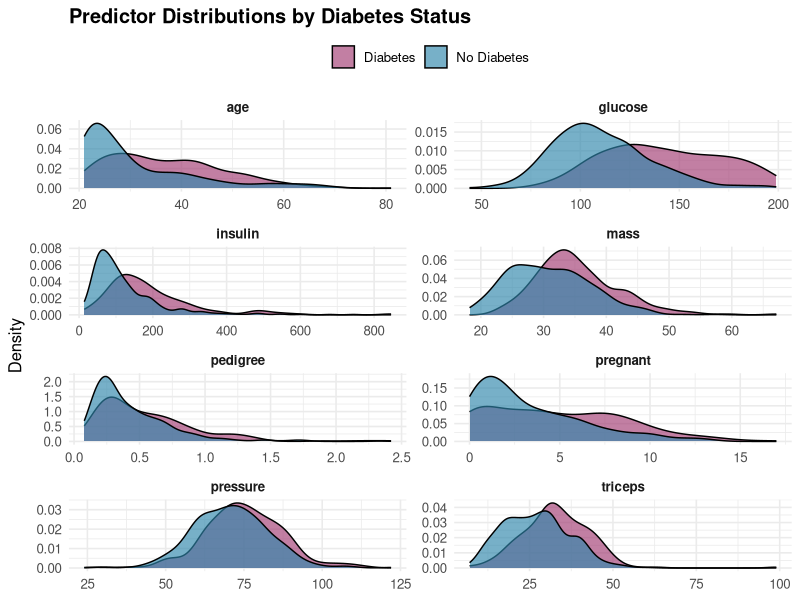
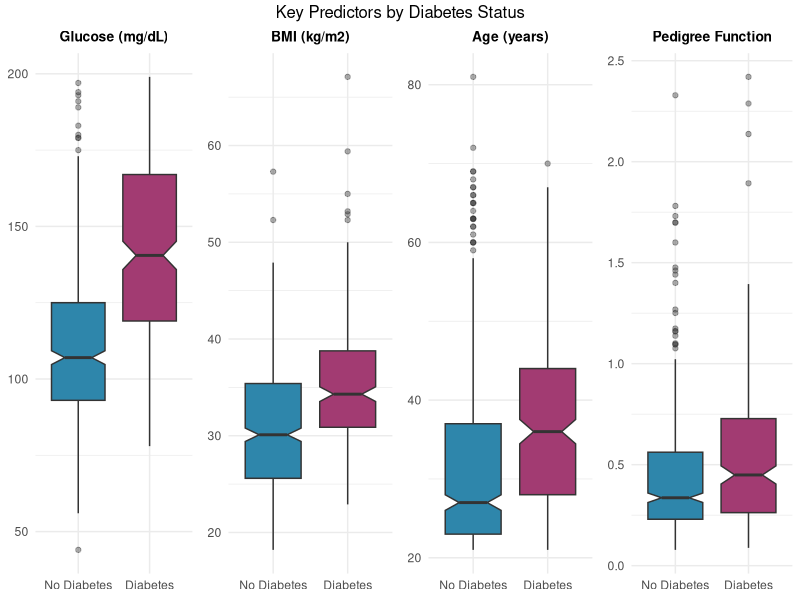
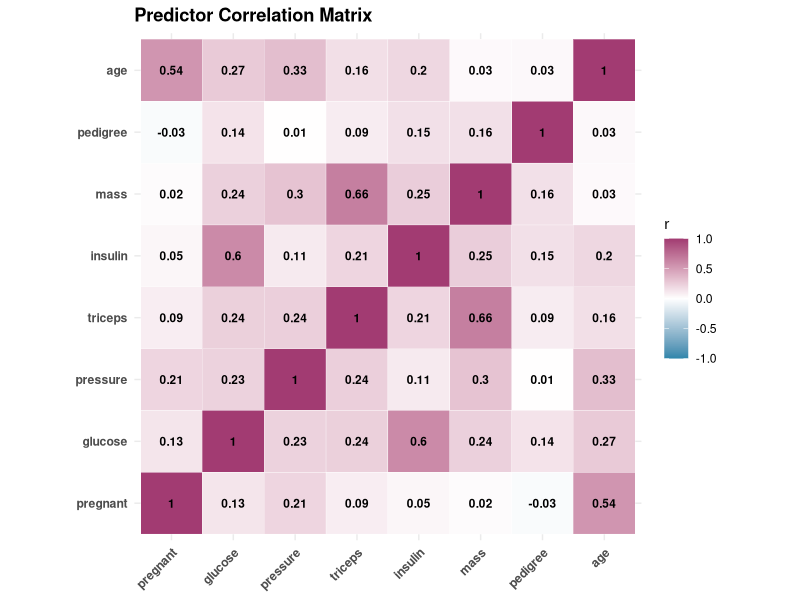
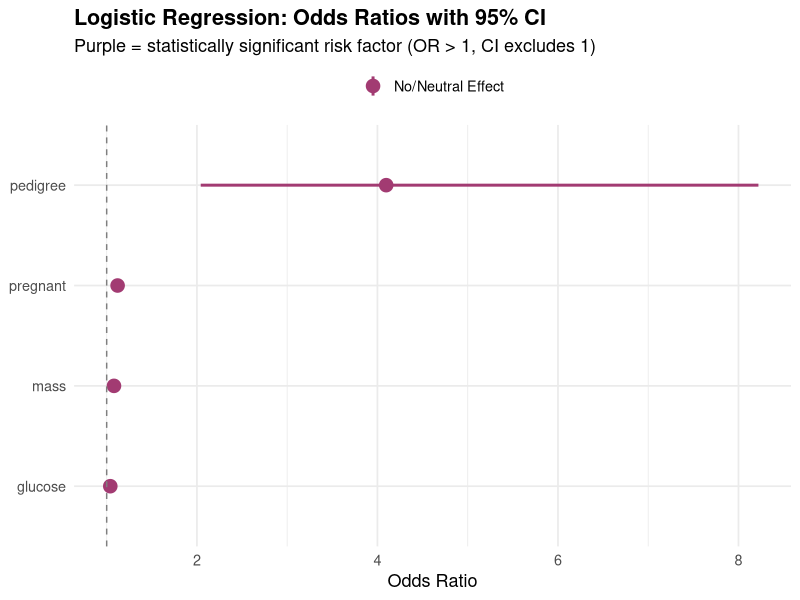
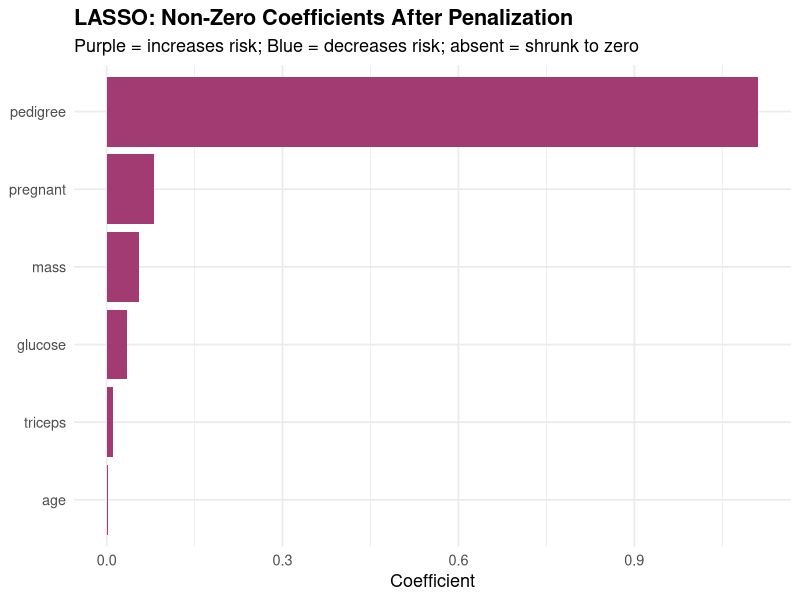
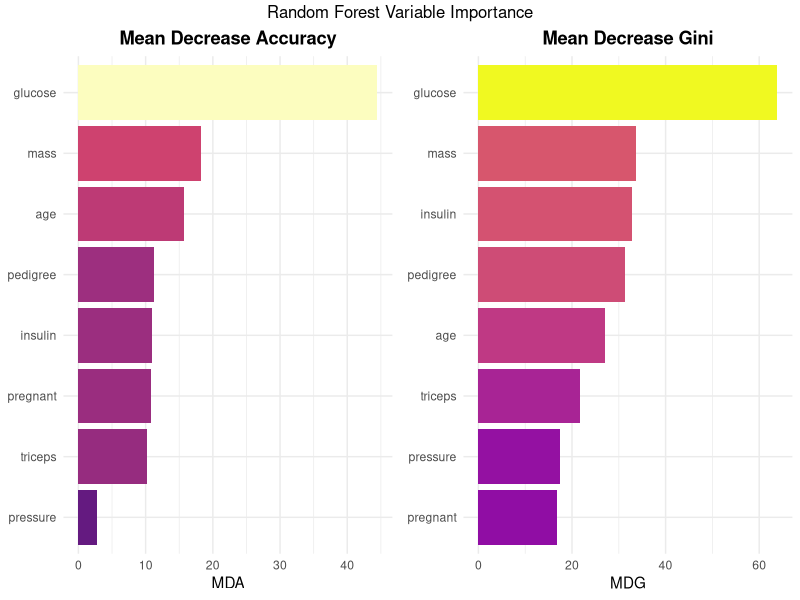
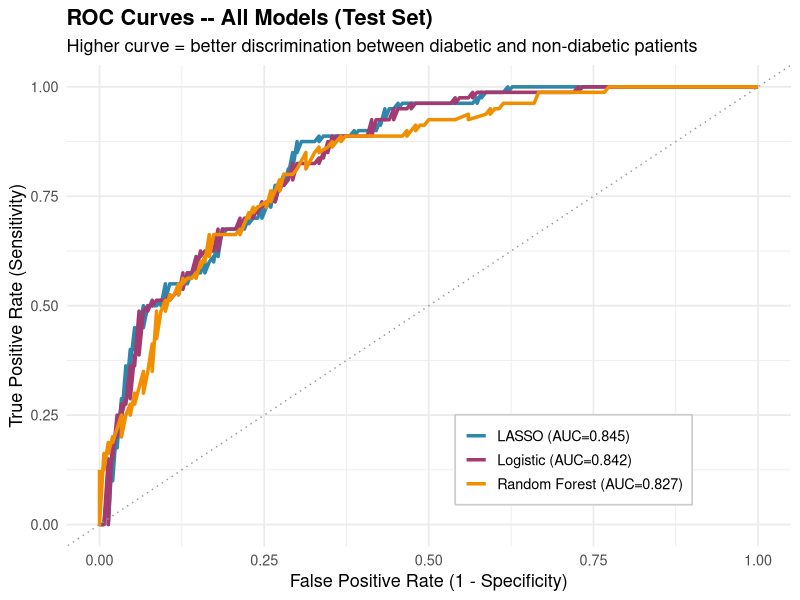
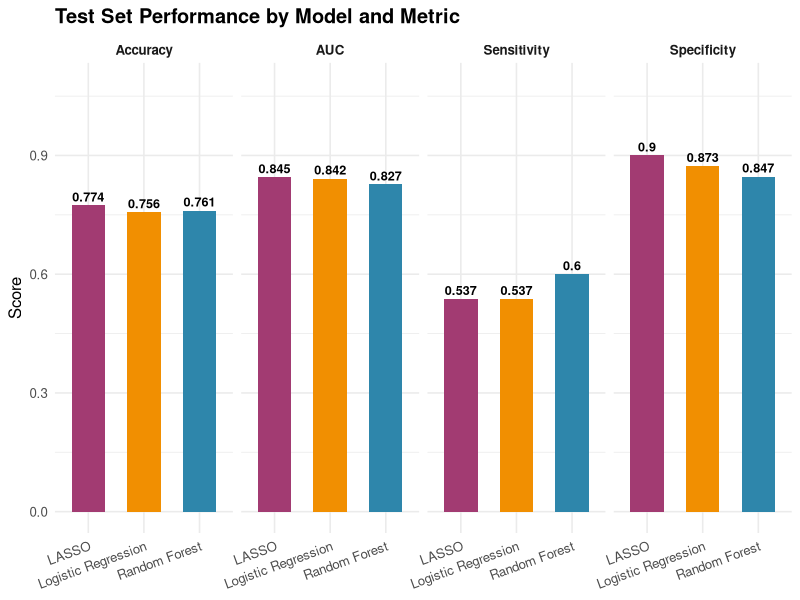

Write R code to recreate these figures, in order.
## ---- chunk 1
knitr::opts_chunk$set(echo = TRUE, warning = FALSE, message = FALSE)
## ---- chunk 2
rm(list = ls())
set.seed(123)

required_packages <- c(
  "tidyverse", "mlbench", "caret", "pROC",
  "glmnet", "mice", "gridExtra", "reshape2",
  "randomForest", "knitr", "kableExtra", "scales", "viridis"
)

for (pkg in required_packages) {
  if (!requireNamespace(pkg, quietly = TRUE)) install.packages(pkg)
  suppressPackageStartupMessages(library(pkg, character.only = TRUE))
}

# Color palette
palette_neg <- "#2E86AB"   # Blue  – No Diabetes
palette_pos <- "#A23B72"   # Purple – Diabetes
palette_neu <- "#F18F01"   # Orange – neutral / third element
## ---- chunk 3
data("PimaIndiansDiabetes2", package = "mlbench")
diabetes_raw <- PimaIndiansDiabetes2

# Impute missing values
imp <- mice(diabetes_raw[, -9], m = 5, method = "pmm",
            seed = 123, printFlag = FALSE)
diabetes <- complete(imp, 1)
diabetes$diabetes <- diabetes_raw$diabetes

continuous_vars <- c("pregnant","glucose","pressure","triceps",
                     "insulin","mass","pedigree","age")
## ---- chunk 4
idx        <- createDataPartition(diabetes$diabetes, p = 0.70, list = FALSE)
train_data <- diabetes[idx, ]
test_data  <- diabetes[-idx, ]
## ---- chunk 5
diabetes |>
  select(all_of(continuous_vars), diabetes) |>
  pivot_longer(-diabetes, names_to = "Variable", values_to = "Value") |>
  mutate(Outcome = ifelse(diabetes == "neg", "No Diabetes", "Diabetes")) |>
  ggplot(aes(x = Value, fill = Outcome)) +
  geom_density(alpha = 0.65) +
  scale_fill_manual(values = c("No Diabetes" = palette_neg, "Diabetes" = palette_pos)) +
  facet_wrap(~Variable, scales = "free", ncol = 2) +
  labs(title = "Predictor Distributions by Diabetes Status",
       x = NULL, y = "Density", fill = NULL) +
  theme_minimal(base_size = 12) +
  theme(plot.title = element_text(face = "bold"), legend.position = "top",
        strip.text = element_text(face = "bold"))
## ---- chunk 6
top_vars   <- c("glucose", "mass", "age", "pedigree")
top_labels <- c("Glucose (mg/dL)", "BMI (kg/m2)", "Age (years)", "Pedigree Function")

bp_list <- mapply(function(v, lab) {
  ggplot(diabetes, aes_string(x = "diabetes", y = v, fill = "diabetes")) +
    geom_boxplot(notch = TRUE, outlier.alpha = 0.4, show.legend = FALSE) +
    scale_x_discrete(labels = c("neg" = "No Diabetes", "pos" = "Diabetes")) +
    scale_fill_manual(values = c("neg" = palette_neg, "pos" = palette_pos)) +
    labs(title = lab, x = NULL, y = NULL) +
    theme_minimal(base_size = 11) +
    theme(plot.title = element_text(face = "bold", hjust = 0.5, size = 10))
}, top_vars, top_labels, SIMPLIFY = FALSE)

grid.arrange(grobs = bp_list, ncol = 4,
             top = "Key Predictors by Diabetes Status")
## ---- chunk 7
cor_melt <- diabetes |>
  select(all_of(continuous_vars)) |>
  cor() |>
  melt()

ggplot(cor_melt, aes(x = Var1, y = Var2, fill = value)) +
  geom_tile(color = "white") +
  geom_text(aes(label = round(value, 2)), size = 3, fontface = "bold") +
  scale_fill_gradient2(low = palette_neg, mid = "white", high = palette_pos,
                       midpoint = 0, limits = c(-1, 1), name = "r") +
  labs(title = "Predictor Correlation Matrix", x = NULL, y = NULL) +
  theme_minimal(base_size = 11) +
  theme(axis.text.x = element_text(angle = 45, hjust = 1, face = "bold"),
        axis.text.y = element_text(face = "bold"),
        plot.title  = element_text(face = "bold")) +
  coord_fixed()
## ---- chunk 8
diabetes |>
  group_by(diabetes) |>
  summarise(across(all_of(continuous_vars),
                   ~paste0(round(mean(.), 1), " (+-", round(sd(.), 1), ")")),
            .groups = "drop") |>
  mutate(diabetes = ifelse(diabetes == "neg", "No Diabetes", "Diabetes")) |>
  pivot_longer(-diabetes, names_to = "Variable") |>
  pivot_wider(names_from = diabetes, values_from = value) |>
  kbl(caption = "Mean (+-SD) by Diabetes Status",
      col.names = c("Variable", "No Diabetes", "Diabetes")) |>
  kable_styling(bootstrap_options = c("striped","hover","condensed"), full_width = FALSE)
## ---- chunk 9
log_full <- glm(diabetes ~ ., data = train_data, family = binomial)
log_step <- step(log_full, direction = "both", trace = 0)

# Predictions
log_prob_tr  <- predict(log_step, train_data, type = "response")
log_prob_te  <- predict(log_step, test_data,  type = "response")
log_class_tr <- factor(ifelse(log_prob_tr > 0.5, "pos", "neg"), levels = c("neg","pos"))
log_class_te <- factor(ifelse(log_prob_te > 0.5, "pos", "neg"), levels = c("neg","pos"))

log_cm_tr  <- confusionMatrix(log_class_tr, train_data$diabetes, positive = "pos")
log_cm_te  <- confusionMatrix(log_class_te, test_data$diabetes,  positive = "pos")
log_roc_tr <- roc(train_data$diabetes, log_prob_tr, quiet = TRUE)
log_roc_te <- roc(test_data$diabetes,  log_prob_te, quiet = TRUE)
## ---- chunk 10
or_df <- data.frame(
  Variable = names(coef(log_step)),
  OR       = exp(coef(log_step)),
  CI_Lo    = exp(confint.default(log_step)[,1]),
  CI_Hi    = exp(confint.default(log_step)[,2])
) |> filter(Variable != "(Intercept)") |>
  mutate(across(where(is.numeric), ~round(., 3)))

kbl(or_df, caption = "Logistic Regression: Odds Ratios with 95% CI",
    col.names = c("Variable","OR","Lower CI","Upper CI")) |>
  kable_styling(bootstrap_options = c("striped","hover","condensed"), full_width = FALSE) |>
  row_spec(which(or_df$OR > 1 & or_df$CI_Lo > 1), bold = TRUE,
           color = "white", background = palette_pos)

ggplot(or_df, aes(x = reorder(Variable, OR), y = OR,
                  ymin = CI_Lo, ymax = CI_Hi, color = OR > 1)) +
  geom_pointrange(size = 0.9, linewidth = 1) +
  geom_hline(yintercept = 1, linetype = "dashed", color = "gray50") +
  scale_color_manual(values = c("FALSE" = palette_neg, "TRUE" = palette_pos),
                     labels = c("No/Neutral Effect", "Increased Risk"), name = NULL) +
  coord_flip() +
  labs(title    = "Logistic Regression: Odds Ratios with 95% CI",
       subtitle = "Purple = statistically significant risk factor (OR > 1, CI excludes 1)",
       x = NULL, y = "Odds Ratio") +
  theme_minimal(base_size = 13) +
  theme(plot.title = element_text(face = "bold"), legend.position = "top")
## ---- chunk 11
x_tr <- model.matrix(diabetes ~ ., train_data)[,-1]
y_tr <- ifelse(train_data$diabetes == "pos", 1, 0)
x_te <- model.matrix(diabetes ~ ., test_data)[,-1]

cv_lasso    <- cv.glmnet(x_tr, y_tr, alpha = 1, family = "binomial", nfolds = 10)
lasso_model <- glmnet(x_tr, y_tr, alpha = 1, family = "binomial",
                      lambda = cv_lasso$lambda.min)

# Predictions
las_prob_tr  <- predict(lasso_model, x_tr, type = "response")[,1]
las_prob_te  <- predict(lasso_model, x_te, type = "response")[,1]
las_class_tr <- factor(ifelse(las_prob_tr > 0.5, "pos", "neg"), levels = c("neg","pos"))
las_class_te <- factor(ifelse(las_prob_te > 0.5, "pos", "neg"), levels = c("neg","pos"))

las_cm_tr  <- confusionMatrix(las_class_tr, train_data$diabetes, positive = "pos")
las_cm_te  <- confusionMatrix(las_class_te, test_data$diabetes,  positive = "pos")
las_roc_tr <- roc(train_data$diabetes, las_prob_tr, quiet = TRUE)
las_roc_te <- roc(test_data$diabetes,  las_prob_te, quiet = TRUE)
## ---- chunk 12
las_coef_df <- data.frame(
  Variable = rownames(as.matrix(coef(lasso_model))),
  Coef     = as.matrix(coef(lasso_model))[,1]
) |> filter(Variable != "(Intercept)", Coef != 0) |>
  arrange(desc(abs(Coef)))

ggplot(las_coef_df, aes(x = reorder(Variable, abs(Coef)), y = Coef, fill = Coef > 0)) +
  geom_col(show.legend = FALSE) +
  scale_fill_manual(values = c("FALSE" = palette_neg, "TRUE" = palette_pos)) +
  coord_flip() +
  labs(title    = "LASSO: Non-Zero Coefficients After Penalization",
       subtitle = "Purple = increases risk; Blue = decreases risk; absent = shrunk to zero",
       x = NULL, y = "Coefficient") +
  theme_minimal(base_size = 13) +
  theme(plot.title = element_text(face = "bold"))
## ---- chunk 13
rf_model <- randomForest(diabetes ~ ., data = train_data,
                         ntree = 500, mtry = 3, importance = TRUE)

rf_prob_tr  <- predict(rf_model, train_data, type = "prob")[,"pos"]
rf_prob_te  <- predict(rf_model, test_data,  type = "prob")[,"pos"]
rf_class_tr <- predict(rf_model, train_data, type = "class")
rf_class_te <- predict(rf_model, test_data,  type = "class")

rf_cm_tr  <- confusionMatrix(rf_class_tr, train_data$diabetes, positive = "pos")
rf_cm_te  <- confusionMatrix(rf_class_te, test_data$diabetes,  positive = "pos")
rf_roc_tr <- roc(train_data$diabetes, rf_prob_tr, quiet = TRUE)
rf_roc_te <- roc(test_data$diabetes,  rf_prob_te, quiet = TRUE)
## ---- chunk 14
imp_df <- as.data.frame(importance(rf_model)) |>
  rownames_to_column("Variable") |>
  arrange(desc(MeanDecreaseAccuracy))

p_mda <- ggplot(imp_df, aes(x = reorder(Variable, MeanDecreaseAccuracy),
                             y = MeanDecreaseAccuracy, fill = MeanDecreaseAccuracy)) +
  geom_col(show.legend = FALSE) +
  scale_fill_viridis_c(option = "magma", begin = 0.3) +
  coord_flip() +
  labs(title = "Mean Decrease Accuracy", x = NULL, y = "MDA") +
  theme_minimal(base_size = 11) +
  theme(plot.title = element_text(face = "bold", hjust = 0.5))

p_mdg <- ggplot(imp_df, aes(x = reorder(Variable, MeanDecreaseGini),
                             y = MeanDecreaseGini, fill = MeanDecreaseGini)) +
  geom_col(show.legend = FALSE) +
  scale_fill_viridis_c(option = "plasma", begin = 0.3) +
  coord_flip() +
  labs(title = "Mean Decrease Gini", x = NULL, y = "MDG") +
  theme_minimal(base_size = 11) +
  theme(plot.title = element_text(face = "bold", hjust = 0.5))

grid.arrange(p_mda, p_mdg, ncol = 2,
             top = "Random Forest Variable Importance")
## ---- chunk 15
results <- data.frame(
  Model       = c("Logistic Regression", "LASSO", "Random Forest"),
  Train_Acc   = round(c(log_cm_tr$overall["Accuracy"],
                        las_cm_tr$overall["Accuracy"],
                        rf_cm_tr$overall["Accuracy"]), 4),
  Test_Acc    = round(c(log_cm_te$overall["Accuracy"],
                        las_cm_te$overall["Accuracy"],
                        rf_cm_te$overall["Accuracy"]), 4),
  Sensitivity = round(c(log_cm_te$byClass["Sensitivity"],
                        las_cm_te$byClass["Sensitivity"],
                        rf_cm_te$byClass["Sensitivity"]), 4),
  Specificity = round(c(log_cm_te$byClass["Specificity"],
                        las_cm_te$byClass["Specificity"],
                        rf_cm_te$byClass["Specificity"]), 4),
  F1          = round(c(log_cm_te$byClass["F1"],
                        las_cm_te$byClass["F1"],
                        rf_cm_te$byClass["F1"]), 4),
  Test_AUC    = round(c(auc(log_roc_te),
                        auc(las_roc_te),
                        auc(rf_roc_te)), 4)
)

best <- which.max(results$Test_AUC)

kbl(results, caption = "Model Performance Comparison (Test Set)",
    col.names = c("Model","Train Acc.","Test Acc.","Sensitivity",
                  "Specificity","F1 Score","Test AUC")) |>
  kable_styling(bootstrap_options = c("striped","hover","condensed"), full_width = TRUE) |>
  row_spec(best, bold = TRUE, color = "white", background = palette_neg) |>
  add_footnote("Highlighted = best Test AUC", notation = "symbol")
## ---- chunk 16
roc_df <- bind_rows(
  data.frame(fpr = 1 - log_roc_te$specificities, tpr = log_roc_te$sensitivities,
             Model = paste0("Logistic (AUC=", round(auc(log_roc_te), 3), ")")),
  data.frame(fpr = 1 - las_roc_te$specificities, tpr = las_roc_te$sensitivities,
             Model = paste0("LASSO (AUC=", round(auc(las_roc_te), 3), ")")),
  data.frame(fpr = 1 - rf_roc_te$specificities,  tpr = rf_roc_te$sensitivities,
             Model = paste0("Random Forest (AUC=", round(auc(rf_roc_te), 3), ")"))
)

ggplot(roc_df, aes(x = fpr, y = tpr, color = Model)) +
  geom_line(linewidth = 1.2) +
  geom_abline(slope = 1, intercept = 0, linetype = "dotted", color = "gray60") +
  scale_color_manual(values = c(palette_neg, palette_pos, palette_neu)) +
  labs(title    = "ROC Curves -- All Models (Test Set)",
       subtitle = "Higher curve = better discrimination between diabetic and non-diabetic patients",
       x = "False Positive Rate (1 - Specificity)",
       y = "True Positive Rate (Sensitivity)",
       color = NULL) +
  theme_minimal(base_size = 13) +
  theme(plot.title = element_text(face = "bold"),
        legend.position = c(0.70, 0.18),
        legend.background = element_rect(fill = "white", color = "gray80"))
## ---- chunk 17
results |>
  select(Model, Test_Acc, Sensitivity, Specificity, Test_AUC) |>
  pivot_longer(-Model, names_to = "Metric", values_to = "Value") |>
  mutate(Metric = recode(Metric, "Test_Acc" = "Accuracy", "Test_AUC" = "AUC")) |>
  ggplot(aes(x = Model, y = Value, fill = Model)) +
  geom_col(width = 0.6, show.legend = FALSE) +
  geom_text(aes(label = round(Value, 3)), vjust = -0.4, size = 3.2, fontface = "bold") +
  scale_fill_manual(values = c(palette_pos, palette_neu, palette_neg)) +
  scale_y_continuous(limits = c(0, 1.08)) +
  facet_wrap(~Metric, ncol = 4) +
  labs(title = "Test Set Performance by Model and Metric", x = NULL, y = "Score") +
  theme_minimal(base_size = 12) +
  theme(axis.text.x  = element_text(angle = 20, hjust = 1),
        plot.title   = element_text(face = "bold"),
        strip.text   = element_text(face = "bold"))
## ---- chunk 18
plot_cm <- function(cm_obj, title_str, color) {
  cm_df <- as.data.frame(cm_obj$table)
  cm_df$Reference  <- factor(cm_df$Reference,  levels = c("pos","neg"))
  cm_df$Prediction <- factor(cm_df$Prediction, levels = c("neg","pos"))
  ggplot(cm_df, aes(x = Reference, y = Prediction, fill = Freq)) +
    geom_tile(color = "white") +
    geom_text(aes(label = Freq), size = 7, fontface = "bold") +
    scale_fill_gradient(low = "white", high = color) +
    scale_x_discrete(labels = c("pos" = "Diabetes", "neg" = "No Diabetes")) +
    scale_y_discrete(labels = c("pos" = "Diabetes", "neg" = "No Diabetes")) +
    labs(title = title_str, x = "Actual", y = "Predicted") +
    theme_minimal(base_size = 11) +
    theme(plot.title = element_text(face = "bold", hjust = 0.5),
          legend.position = "none")
}

grid.arrange(
  plot_cm(log_cm_te, "Logistic Regression", palette_pos),
  plot_cm(las_cm_te, "LASSO",               palette_neu),
  plot_cm(rf_cm_te,  "Random Forest",        palette_neg),
  ncol = 3, top = "Confusion Matrices -- Test Set"
)
## ---- chunk 19
log_c  <- abs(coef(log_step)[-1]); log_c  <- log_c  / sum(log_c)
las_c  <- abs(as.matrix(coef(lasso_model))[-1,1])
las_c  <- las_c / sum(las_c)
rf_mda <- importance(rf_model)[,"MeanDecreaseAccuracy"]
rf_mda <- rf_mda / sum(rf_mda)

make_imp <- function(vals, model_name) {
  v <- setNames(rep(0, length(continuous_vars)), continuous_vars)
  v[names(vals)] <- vals
  data.frame(Variable = continuous_vars, Importance = v, Model = model_name)
}

all_imp <- bind_rows(
  make_imp(log_c,  "Logistic"),
  make_imp(las_c,  "LASSO"),
  make_imp(rf_mda, "Random Forest")
) |> filter(Importance > 0)

ggplot(all_imp, aes(x = reorder(Variable, Importance), y = Importance, fill = Model)) +
  geom_col(position = "dodge") +
  scale_fill_manual(values = c("Logistic" = palette_pos, "LASSO" = palette_neu,
                               "Random Forest" = palette_neg)) +
  coord_flip() +
  labs(title    = "Normalized Variable Importance -- All Three Models",
       subtitle = "Scores scaled to sum to 1 within each model for direct comparison",
       x = NULL, y = "Normalized Importance", fill = "Model") +
  theme_minimal(base_size = 13) +
  theme(plot.title = element_text(face = "bold"), legend.position = "top")
## ---- chunk 20
data.frame(
  Rank     = 1:5,
  Variable = c("Glucose", "BMI (mass)", "Age", "Pedigree Function", "Pregnancies")
) |>
  kbl(caption = "Top 5 Most Influential Variables (Consistent Across All Models)") |>
  kable_styling(bootstrap_options = c("striped","hover","condensed"), full_width = TRUE)
